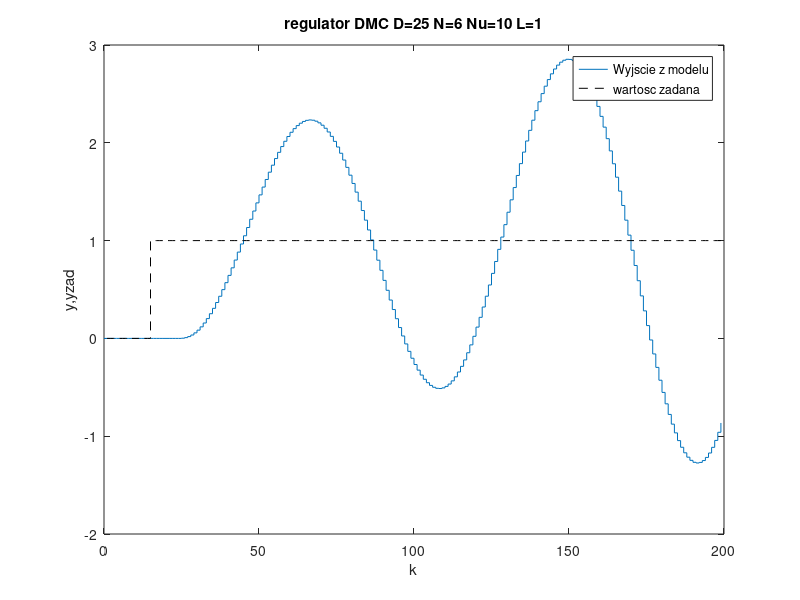
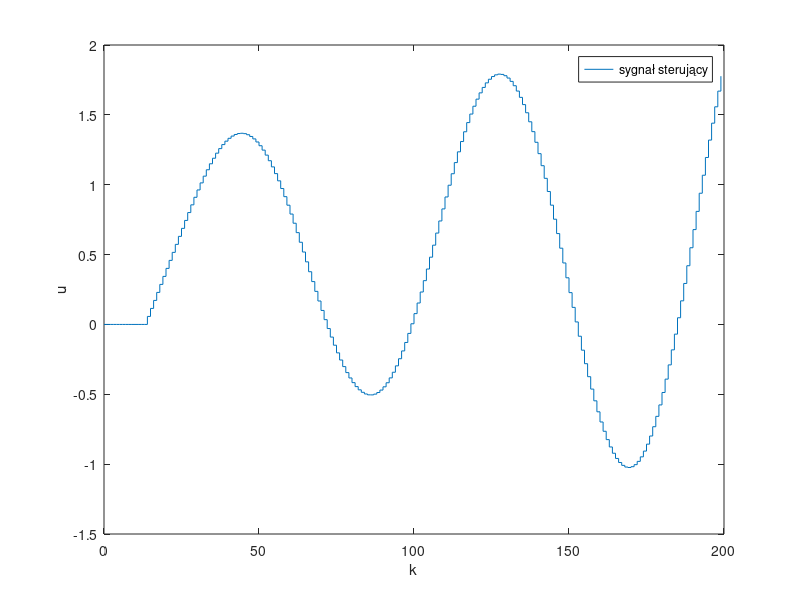

These figures' MATLAB source, in order:
clear all
w =[0.03678 0.003272 -1.683 0.7041];
%odpowiedź skokowa
Lm=[w(1) w(2)];
Mm=[1 w(3) w(4)];
mod=tf(Lm,Mm);
s=step(mod);


%horyzonty
D=25;        %horyzont dynamiki
N=6;        %horyzont predykcji
Nu=10;       %horyzont sterowania

% Współczynnik kary
lambda=1;
% Warunki początkowe
krok = 1;                            
czas_symulacji = 200;                          
lIter = czas_symulacji/krok + 1;    %liczba iteracji
kp = 15;            
uk(1:13)=0;
ymod(1:13)=0;
yzad(1:15)=0;
yzad(kp:lIter-1)=1;
deltaupk = zeros(1, D-1);

% Macierz M
M=zeros(N,Nu);
for i=1:N
   for j=1:Nu
      if (i>=j)
         M(i,j)=s(i-j+1);
      end
   end
end
% Macierz Mp
MP=zeros(N,D-1);
for i=1:N
   for j=1:D-1
      if i+j<=D
         MP(i,j)=s(i+j)-s(j);
      else
         MP(i,j)=s(D)-s(j);
      end  
   end
end
% Obliczanie parametrów regulatora
I=eye(Nu);
K=((M'*M+lambda*I)^(-1))*M';
Ku=K(1,:)*MP;
Ke=sum(K(1,:));


% Pętla główna

for k=13:lIter-1
   % Obiekt
   ymod(k)=w(1)*uk(k-11)+w(2)*uk(k-12)-w(3)*ymod(k-1)-w(4)*ymod(k-2);
   % Regulator 

    for n=D-1:-1:2
      deltaupk(n)=deltaupk(n-1);    %sterowanie na horyzoncie dynamiki
    end
   uchyb(k)=yzad(k)-ymod(k);
   delta_uk=Ke*uchyb(k);
   deltaupk(1)=delta_uk; %bierzemy tylko pierwszy element sterowania
   uk(k)=uk(k-1)+delta_uk;   
   wejscie_u(k)=uk(k);
   wyjscie_y(k)=ymod(k);

end


%Przedstawienie graficzne
czas = 0:krok:czas_symulacji-1;  
stairs(czas, wyjscie_y)
xlabel('k');
hold on;
ylabel('y,yzad')
stairs(1:lIter-1,yzad,'k--')
title(['regulator DMC D=',sprintf('%g',D'),' N=',sprintf('%g',N),' Nu=',sprintf('%g',Nu),' L=',sprintf('%g',lambda)]);
legend('Wyjscie z modelu','wartosc zadana')
figure
stairs(czas, wejscie_u)
ylabel('u')
xlabel('k');
legend('sygnał sterujący')
